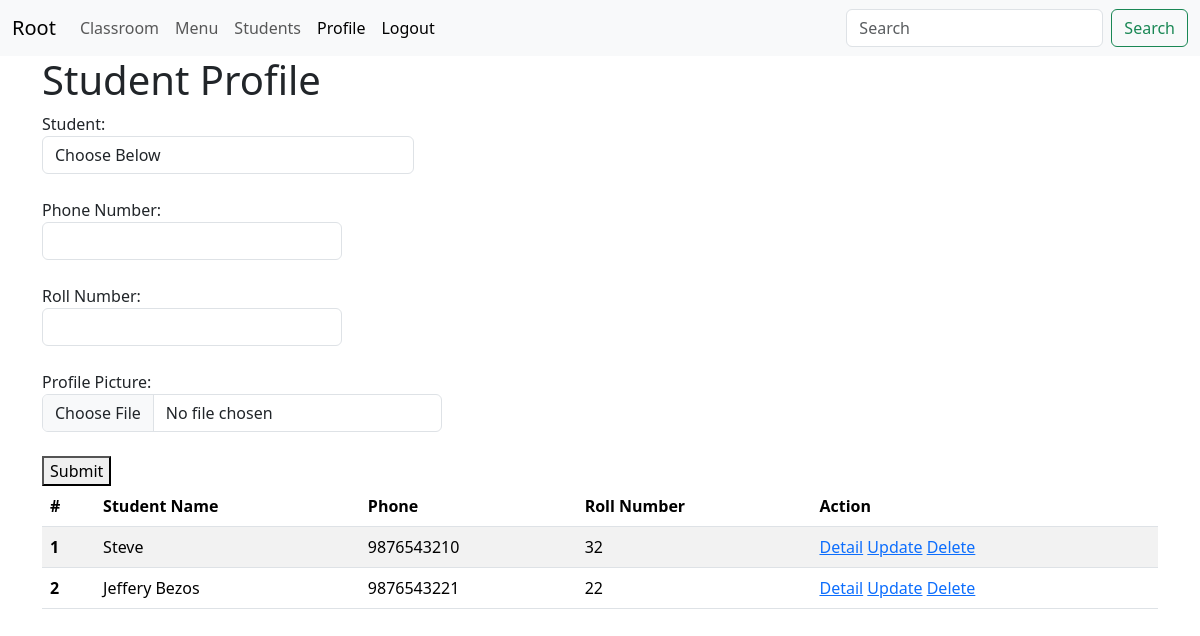
/crud/student-profile/ (signed in), run on the app's committed database.
### crud/models.py (models this page shows)
class StudentProfile(models.Model):
    student = models.OneToOneField(Student, on_delete=models.CASCADE)
    phone = models.CharField(max_length=14)
    roll_no = models.IntegerField()
    profile_picture = models.FileField(null=True, blank=True, upload_to='profile_pictures')

class Student(models.Model):
    name = models.CharField(max_length=20)
    email = models.EmailField(max_length=40)
    age = models.IntegerField()
    address = models.CharField(max_length=20)
    classroom = models.ForeignKey(ClassRoom, on_delete=models.CASCADE)

### crud/views.py (the view, shortened to what this page needs)
# urls.py: path('student-profile/', student_profile, name='student_profile'),
@login_required
def student_profile(request):
    profiles = StudentProfile.objects.all()
    students = Student.objects.all()
    return render(request, template_name="crud/student_profile.html", context={"profiles": profiles,
                                                                               "students": students, "profile_active": "active"})

### crud/templates/crud/student_profile.html (shortened to what this page needs)
{% extends 'core/base.html' %}
{% block content %}
<h1>Student Profile</h1>
<form method="post" action="{% url 'student_profile' %}" enctype="multipart/form-data">
    <div class="form-group col-md-4">
      <label for="inputState">Student:</label>
      <select id="inputState" class="form-control" name="student">
        <option value="9">Choose Below</option>
      </select>
        <br>
    </div>
    Phone Number:<br>
    <input class="form form-control" name="phone" style="width:300px"><br>
    Roll Number:<br>
    <input class="form form-control" name="roll" style="width:300px"><br>
    Profile Picture:<br>
    <input type="file" class="form form-control" name="pp" style="width: 400px"><br>
    <button type="submit">Submit</button>
</form>
<table class="table table-striped">
    <thead>
    <tr>
        <th scope="col">#</th>
        <th scope="col">Student Name</th>
        <th scope="col">Phone</th>
        <th scope="col">Roll Number</th>
        <th scope="col">Action</th>
    </tr>
    </thead>
    <tbody>
    {% for profile in profiles %}
    <tr>
        <th scope="row">{{forloop.counter}}</th>
        <td>{{profile.student.name}}</td>
        <td>{{profile.phone}}</td>
        <td>{{profile.roll_no}}</td>
        <td>
            <a href="{% url 'detail_profile' profile.id %}">Detail</a>
            <a href="{% url 'update_student_profile' profile.id %}">Update</a>
            <a href="{% url 'delete_student_profile' profile.id %}">Delete</a>
        </td>
    </tr>
    {% endfor %}
    </tbody>
</table>
{% endblock %}

### data on the page
StudentProfile: student.name "Steve", phone "9876543210", roll_no "32"
StudentProfile: student.name "Jeffery Bezos", phone "9876543221", roll_no "22"
